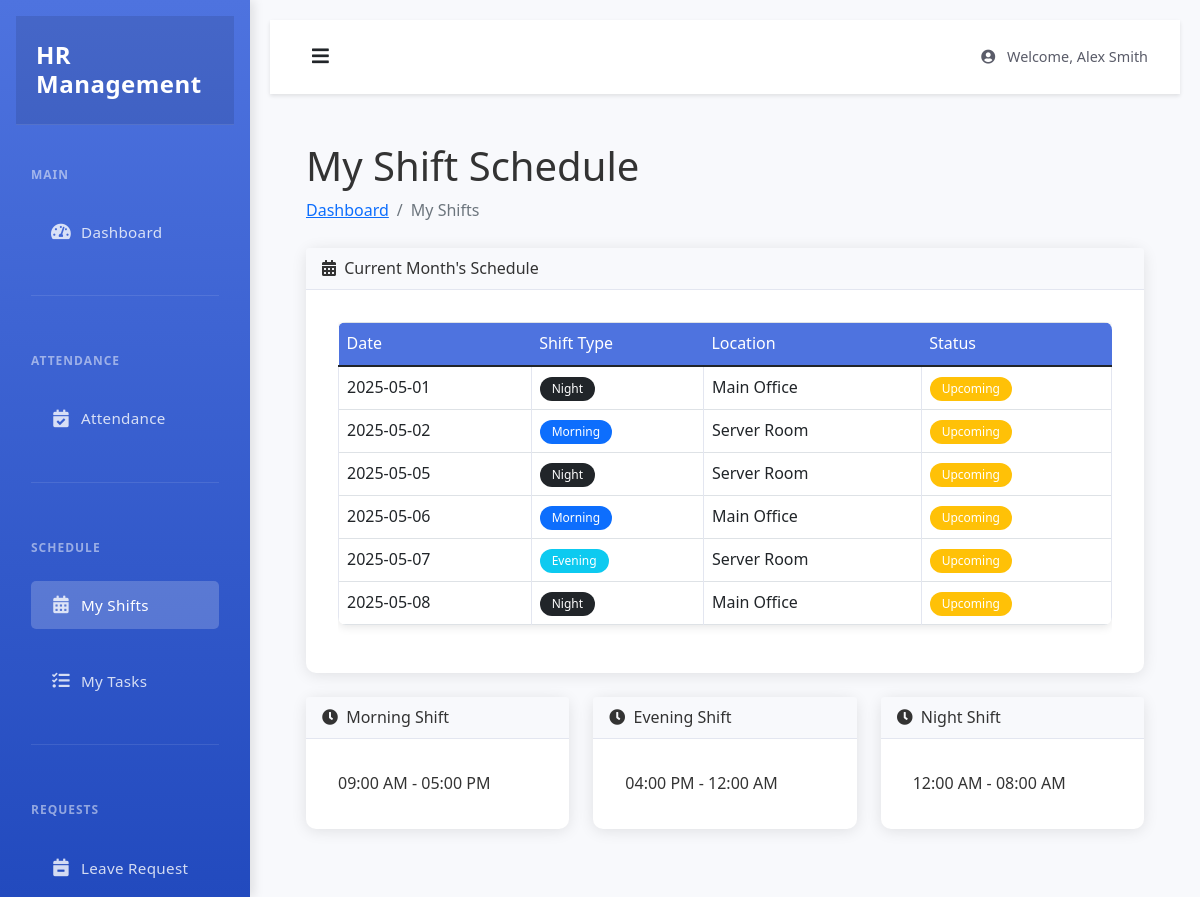
The app's page /employee/shifts (signed in), older data.
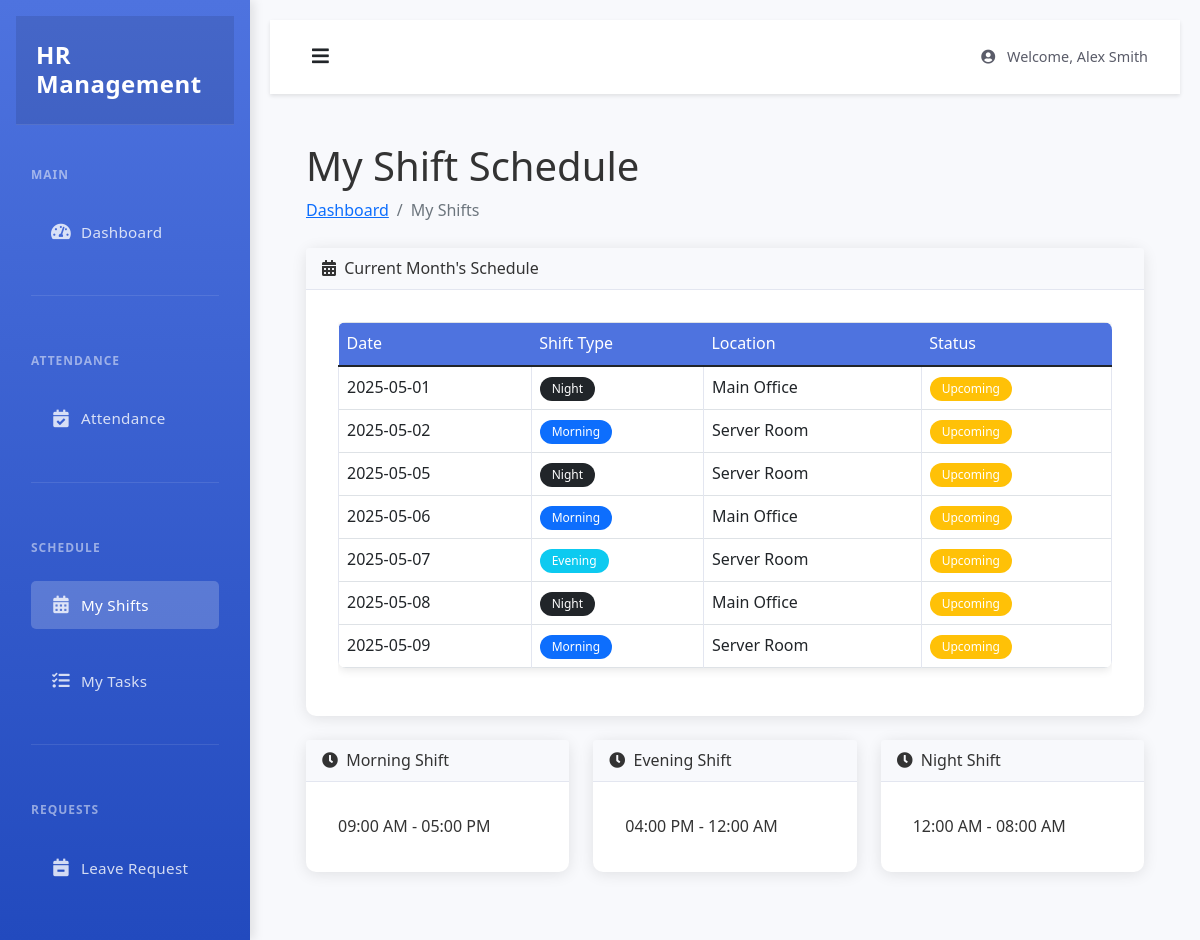
The same page, newer data.
### tables this page shows
CREATE TABLE shifts (
    id INTEGER PRIMARY KEY AUTOINCREMENT,
    user_id INTEGER NOT NULL,
    date TEXT NOT NULL,
    shift_type TEXT NOT NULL,
    location TEXT,
    created_at TIMESTAMP DEFAULT CURRENT_TIMESTAMP,
    FOREIGN KEY (user_id) REFERENCES users (id)
);

### app.py (the view)
@app.route('/employee/shifts')
@login_required
def view_shifts():
    db = get_db()
    cursor = db.cursor()
    current_month = datetime.now().strftime('%Y-%m')
    cursor.execute('''
        SELECT * FROM shifts
        WHERE user_id = ? AND strftime('%Y-%m', date) = ?
        ORDER BY date
    ''', (session['user_id'], current_month))
    shifts = cursor.fetchall()
    return render_template('employee/shifts.html', shifts=shifts)

### app.py (called while the page is built)
def get_db():
    if not hasattr(g, 'sqlite_db'):
        g.sqlite_db = sqlite3.connect(app.config['DATABASE'])
        g.sqlite_db.row_factory = sqlite3.Row
    return g.sqlite_db

def login_required(f):
    @wraps(f)
    def decorated_function(*args, **kwargs):
        if 'user_id' not in session:
            flash('Please login first')
            return redirect(url_for('login'))
        return f(*args, **kwargs)
    return decorated_function

### templates/employee/shifts.html (shortened to what this page needs)
{% extends 'employee/base.html' %}
{% block content %}
<div class="container-fluid">
    <h1 class="mt-4">My Shift Schedule</h1>
    <ol class="breadcrumb mb-4">
        <li class="breadcrumb-item"><a href="{{ url_for('employee_dashboard') }}">Dashboard</a></li>
        <li class="breadcrumb-item active">My Shifts</li>
    </ol>
    <div class="card mb-4">
        <div class="card-header">
            <i class="fas fa-calendar-alt me-1"></i>
            Current Month's Schedule
        </div>
        <div class="card-body">
            <div class="table-responsive">
                <table class="table table-bordered table-hover">
                    <thead>
                        <tr>
                            <th>Date</th>
                            <th>Shift Type</th>
                            <th>Location</th>
                            <th>Status</th>
                        </tr>
                    </thead>
                    <tbody>
                        {% for shift in shifts %}
                        <tr>
                            <td>{{ shift.date }}</td>
                            <td>
                                <span class="badge {% if shift.shift_type == 'Morning' %}bg-primary
                                    {% elif shift.shift_type == 'Evening' %}bg-info
                                    {% else %}bg-dark{% endif %}">
                                    {{ shift.shift_type }}
                                </span>
                            </td>
                            <td>{{ shift.location }}</td>
                            <td>
                                {% set current_date = today|string %}
                                {% if shift.date < current_date %}
                                    <span class="badge bg-secondary">Completed</span>
                                {% elif shift.date == current_date %}
                                    <span class="badge bg-success">Today</span>
                                {% else %}
                                    <span class="badge bg-warning">Upcoming</span>
                                {% endif %}
                            </td>
                        </tr>
                        {% else %}
                        <tr>
                            <td colspan="4" class="text-center">No shifts scheduled</td>
                        </tr>
                        {% endfor %}
                    </tbody>
                </table>
            </div>
        </div>
    </div>
    <div class="row">
        <div class="col-xl-4 col-md-6">
            <div class="card mb-4">
                <div class="card-header">
                    <i class="fas fa-clock me-1"></i>
                    Morning Shift
                </div>
                <div class="card-body">
                    <p class="mb-0">09:00 AM - 05:00 PM</p>
                </div>
            </div>
        </div>
        <div class="col-xl-4 col-md-6">
            <div class="card mb-4">
                <div class="card-header">
                    <i class="fas fa-clock me-1"></i>
                    Evening Shift
                </div>
                <div class="card-body">
                    <p class="mb-0">04:00 PM - 12:00 AM</p>
                </div>
            </div>
        </div>
        <div class="col-xl-4 col-md-6">
            <div class="card mb-4">
                <div class="card-header">
                    <i class="fas fa-clock me-1"></i>
                    Night Shift
                </div>
                <div class="card-body">
                    <p class="mb-0">12:00 AM - 08:00 AM</p>
                </div>
            </div>
        </div>
    </div>
</div>
{% endblock %}

Row changes from the older to the newer data that the page shows:
added shifts: date "2025-05-09", shift_type "Morning", location "Server Room", shows "Upcoming"
